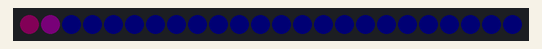
This sketch was run on a simulated Arduino Uno, built with avr-gcc and run on an emulated ATmega328P. Shown: 24 RGB LEDs in strip order, left to right. Dim RGB values are drawn brighter than linear.

Above: at 0.05 s.
At 6.53 s:
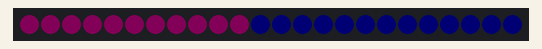
At 13.92 s:
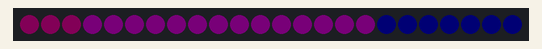
At 20.9 s:
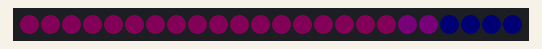
At 27.88 s:
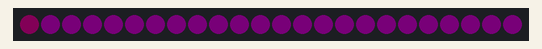
At 39.42 s:
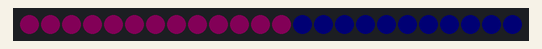

The sketch:

spinning_counter.ino
```cpp
#include <FastLED.h>

#define NUMPIXELS 24  // Number of pixels in the ring
#define DATA_PIN 9    // Pin to which the LED ring is connected
int unlocked = 0;
int pos = 0;
// int colour = 0;

CRGB leds[NUMPIXELS];

void setup() {
  FastLED.addLeds<NEOPIXEL, DATA_PIN>(leds, NUMPIXELS); // Initialize the LED array
}

void loop() {
  pos += 1;
  if (pos > unlocked) {
    pos = 0;
    unlocked += 1;
    // colour += 10;
  }

  if (unlocked >= 24) {
    unlocked = 0;
    pos = 0;
  }
  for (int i = 0; i < NUMPIXELS; i++) {
    if (i <= pos) {
      leds[i] = CHSV(220, 255, 50);
    } else if (i <= unlocked) {
      leds[i] = CHSV(200, 255, 30);
    } else {
      leds[i] = CHSV(140, 255, 10);
    }
  }
  FastLED.show();
  delay(100);
}
```
